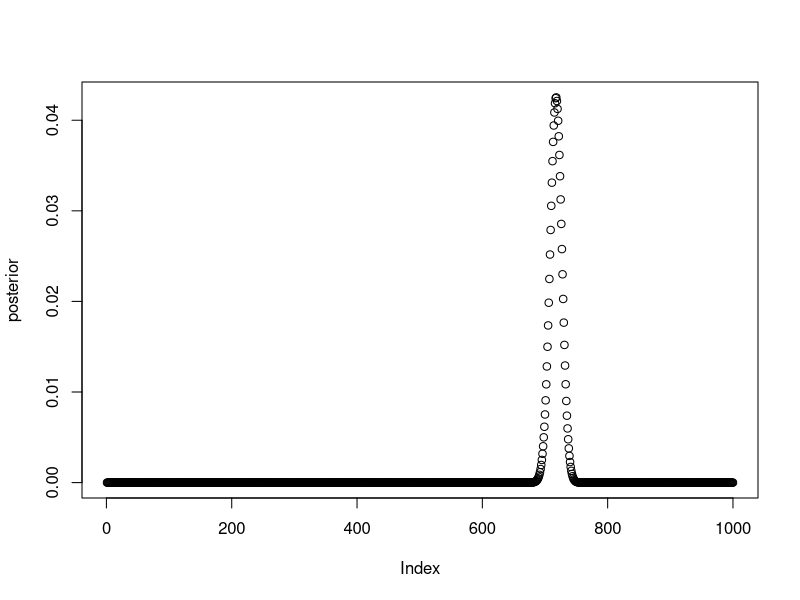

Here is the R script that generated this plot: (Note: this script raises an error after producing the figure.)
## ---- chunk 1
knitr::opts_chunk$set(echo = TRUE)
## ---- chunk 2
pr_Pos_givenCov <- 0.846
pr_Neg_givenNoCov <- 0.985
pr_Cov <- 0.1 
pr_Pos <- pr_Pos_givenCov * pr_Cov + (1 - pr_Neg_givenNoCov) * (1 - pr_Cov)
pr_Cov_givenPos <- pr_Pos_givenCov * pr_Cov / pr_Pos
pr_Cov_givenPos
## ---- chunk 3
pr_Neg = 1 - pr_Pos
pr_Neg_givenCov <- 1 - pr_Pos_givenCov
pr_Cov_givenNeg <- pr_Neg_givenCov * pr_Cov / pr_Neg
pr_Cov_givenNeg
## ---- chunk 4
# For this, we evaluate "the conditional probability
# of actually having Covid-19 given the test is negative" 
new_pr_Cov <- 0.3
pr_Neg <- (1 - pr_Pos_givenCov) * new_pr_Cov + pr_Neg_givenNoCov * (1 - new_pr_Cov)
new_pr_Cov_givenNeg <- pr_Neg_givenCov * new_pr_Cov / pr_Neg
new_pr_Cov_givenNeg
## ---- chunk 5
# Thus there is 6.3% chance of actually having Covid-19
# despite being tested negative" 
## ---- chunk 6
pr_SV_givenB <- 0.2
pr_SV_givenR <- 0.1
# Given Smith swinged last year 

pr_Smith_is_R <- pr_SV_givenR / (pr_SV_givenR + pr_SV_givenB)
pr_Smith_is_B <- pr_SV_givenB / (pr_SV_givenR + pr_SV_givenB)

pr_Smith_swings_again <- (pr_Smith_is_R * pr_SV_givenR) + (pr_Smith_is_B * pr_SV_givenB)
pr_Smith_swings_again
## ---- chunk 7
p_grid <- seq( from=0 , to=1 , length.out=1000 )
prior <- rep( 1 , 1000 )
likelihood <- dbinom( 1650 , size=2300 , prob=p_grid )
posterior <- likelihood * prior
posterior <- posterior / sum(posterior)
plot(posterior)
quantile( posterior , 0.8 )
sum( posterior < 0.99 ) / 1e4
interval <- PI(posterior, prob = 0.99)
interval
# here 
